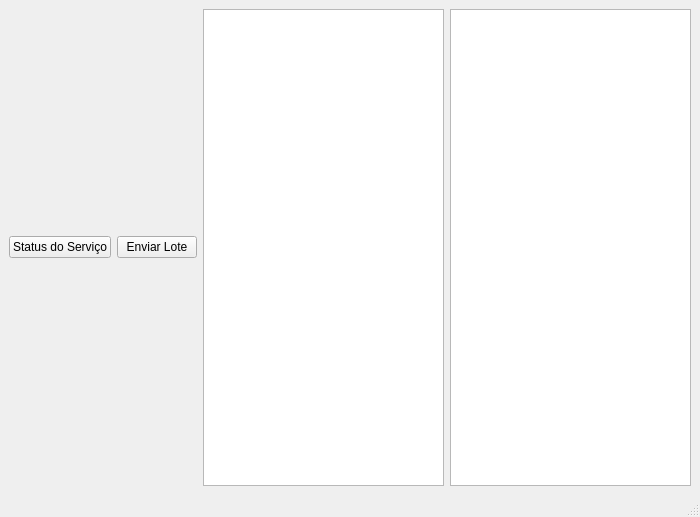
<?xml version="1.0" encoding="UTF-8"?>
<ui version="4.0">
 <class>MainWindow</class>
 <widget class="QMainWindow" name="MainWindow">
  <property name="geometry">
   <rect>
    <x>0</x>
    <y>0</y>
    <width>700</width>
    <height>517</height>
   </rect>
  </property>
  <property name="windowTitle">
   <string>MainWindow</string>
  </property>
  <widget class="QWidget" name="centralwidget">
   <layout class="QHBoxLayout" name="horizontalLayout_2">
    <item>
     <layout class="QGridLayout" name="gridLayout">
      <item row="0" column="0">
       <widget class="QPushButton" name="bt_status">
        <property name="text">
         <string>Status do Serviço</string>
        </property>
       </widget>
      </item>
      <item row="0" column="1">
       <widget class="QPushButton" name="bt_enviarNF">
        <property name="text">
         <string>Enviar Lote</string>
        </property>
       </widget>
      </item>
     </layout>
    </item>
    <item>
     <layout class="QHBoxLayout" name="horizontalLayout">
      <item>
       <widget class="QTextEdit" name="textSaida"/>
      </item>
      <item>
       <widget class="QTextEdit" name="textXML"/>
      </item>
     </layout>
    </item>
   </layout>
  </widget>
  <widget class="QMenuBar" name="menubar">
   <property name="geometry">
    <rect>
     <x>0</x>
     <y>0</y>
     <width>700</width>
     <height>20</height>
    </rect>
   </property>
  </widget>
  <widget class="QStatusBar" name="statusbar"/>
 </widget>
 <resources/>
 <connections/>
</ui>
